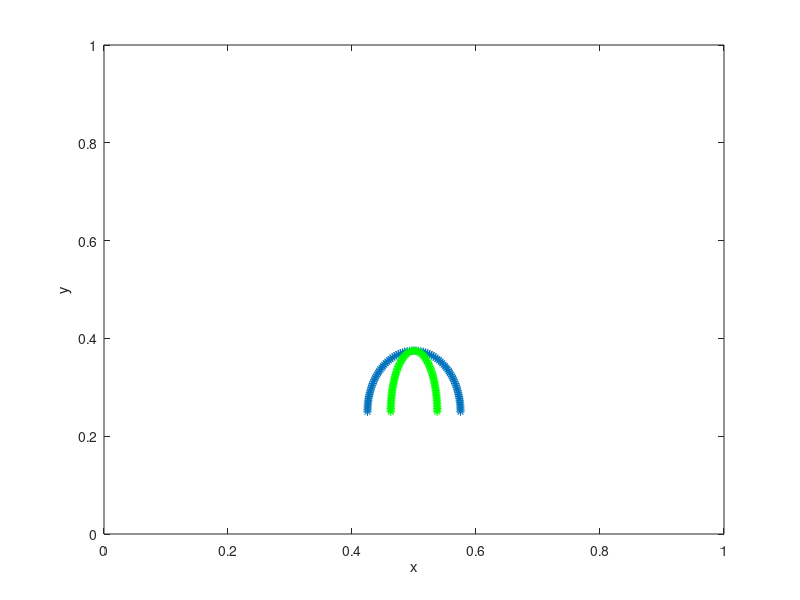

MATLAB code to generate this figure:
%-------------------------------------------------------------------------------------------------------------------%
%
% IB2d is an Immersed Boundary Code (IB) for solving fully coupled non-linear 
% 	fluid-structure interaction models. This version of the code is based off of
%	Peskin's Immersed Boundary Method Paper in Acta Numerica, 2002.
%
% Author: Nicholas A. Battista
% Email:  nick.battista@unc.edu
% Date Created: May 27th, 2015
% Institution: UNC-CH
%
% This code is capable of creating Lagrangian Structures using:
% 	1. Springs
% 	2. Beams (*torsional springs)
% 	3. Target Points
%	4. Muscle-Model (combined Force-Length-Velocity model, "HIll+(Length-Tension)")
%
% One is able to update those Lagrangian Structure parameters, e.g., spring constants, resting %%	lengths, etc
% 
% There are a number of built in Examples, mostly used for teaching purposes. 
% 
% If you would like us %to add a specific muscle model, please let Nick (nick.battista@unc.edu) know.
%
%--------------------------------------------------------------------------------------------------------------------%

%%%%%%%%%%%%%%%%%%%%%%%%%%%%%%%%%%%%%%%%%%%%%%%%%%%%%%%%%%%%%%%%%%%%%%%%%%%%%%%%%%%%%%
%
% FUNCTION: creates the RUBBERBAND-EXAMPLE geometry and prints associated input files
%
%%%%%%%%%%%%%%%%%%%%%%%%%%%%%%%%%%%%%%%%%%%%%%%%%%%%%%%%%%%%%%%%%%%%%%%%%%%%%%%%%%%%%%

function Jellyfish()

%
% Grid Parameters (MAKE SURE MATCHES IN input2d !!!)
%
Nx =  128;        % # of Eulerian Grid Pts. in x-Direction (MUST BE EVEN!!!)
Ny =  128;        % # of Eulerian Grid Pts. in y-Direction (MUST BE EVEN!!!)
Lx = 1.0;        % Length of Eulerian Grid in x-Direction
Ly = 1.0;        % Length of Eulerian Grid in y-Direction


% Immersed Structure Geometric / Dynamic Parameters %
ds = Lx/(2*Nx);  % Lagrangian Pt. Spacing (2x resolution of Eulerian grid)
rmax_1 = 0.5/4;         % Length of semi-major axis for PHASE ONE.
rmin_1 = 0.3/4;         % Length of semi-minor axis for PHASE ONE.
rmax_2 = 0.5/4;         % Length of semi-major axis for PHASE TWO.
rmin_2 = 0.15/4;        % Length of semi-minor axis for PHASE TWO.
struct_name = 'jelly'; % Name for .vertex, .spring, etc files.


% Call function to construct geometry for PHASE ONE
[xLag_1,yLag_1,C1] = give_Me_Immsersed_Boundary_Geometry_P1(ds,rmin_1,rmax_1);
N_lag = length(xLag_1);

% Call function construct geometry for PHASE TWO
[xLag_2,yLag_2,C2,ds2] = give_Me_Immsersed_Boundary_Geometry_P2(N_lag,rmin_2,rmax_2);


% Reflect Geometry
xLag_1 = [xLag_1 -xLag_1(end-1:-1:1)];
yLag_1 = [yLag_1  yLag_1(end-1:-1:1)];
xLag_2 = [xLag_2 -xLag_2(end-1:-1:1)];
yLag_2 = [yLag_2  yLag_2(end-1:-1:1)];


% Translate Geometry
yLag_1 = yLag_1 + 2*rmax_1;
xLag_1 = xLag_1 + Lx/2;
yLag_2 = yLag_2 + 2*rmax_1;
xLag_2 = xLag_2 + Lx/2;

% Gives RESTING-LENGTHS for each phase if interpolating resting lengths for springs
[RL_Bell,RL_Body] = give_Me_Phase_Resting_Lengths(xLag_1,yLag_1,xLag_2,yLag_2);





% Plot Geometry to test
plot(xLag_1,yLag_1,'r-'); hold on;
plot(xLag_1,yLag_1,'*'); hold on;
plot(xLag_2,yLag_2,'r-'); hold on;
plot(xLag_2,yLag_2,'g*'); hold on;
xlabel('x'); ylabel('y');
axis([0 1 0 1]);

% Prints .vertex file!
print_Lagrangian_Vertices(xLag_1,yLag_1,struct_name);


% Prints .spring file!
k_Spring = 1e7;
print_Lagrangian_Springs(xLag_1,yLag_1,k_Spring,struct_name,ds,ds2);


% Prints .beam file!
%k_Beam = 1e9;
%print_Lagrangian_Beams(xLag_1,yLag_1,k_Beam,C1,C2,struct_name);


% Prints .target file!
%k_Target = 1e7;
%print_Lagrangian_Target_Pts(xLag,k_Target,struct_name);

%%%%%%%%%%%%%%%%%%%%%%%%%%%%%%%%%%%%%%%%%%%%%%%%%%%%%%%%%%%%%%%%%%%%%%%%
%
% FUNCTION: prints VERTEX points to a file called rubberband.vertex
%
%%%%%%%%%%%%%%%%%%%%%%%%%%%%%%%%%%%%%%%%%%%%%%%%%%%%%%%%%%%%%%%%%%%%%%%%

function print_Lagrangian_Vertices(xLag,yLag,struct_name)

    N = length(xLag);

    vertex_fid = fopen([struct_name '.vertex'], 'w');

    fprintf(vertex_fid, '%d\n', N );

    %Loops over all Lagrangian Pts.
    for s = 1:N
        X_v = xLag(s);
        Y_v = yLag(s);
        fprintf(vertex_fid, '%1.16e %1.16e\n', X_v, Y_v);
    end

    fclose(vertex_fid); 
    
    %%%%%%%%%%%%%%%%%%%%%%%%%%%%%%%%%%%%%%%%%%%%%%%%%%%%%%%%%%%%%%%%%%%%%%%%
%
% FUNCTION: prints Vertex points to a file called rubberband.vertex
%
%%%%%%%%%%%%%%%%%%%%%%%%%%%%%%%%%%%%%%%%%%%%%%%%%%%%%%%%%%%%%%%%%%%%%%%%

function print_Lagrangian_Target_Pts(xLag,k_Target,struct_name)

    N = length(xLag);

    target_fid = fopen([struct_name '.target'], 'w');

    fprintf(target_fid, '%d\n', N );

    %Loops over all Lagrangian Pts.
    for s = 1:N
        fprintf(target_fid, '%d %1.16e\n', s, k_Target);
    end

    fclose(target_fid); 
    
    
%%%%%%%%%%%%%%%%%%%%%%%%%%%%%%%%%%%%%%%%%%%%%%%%%%%%%%%%%%%%%%%%%%%%%%%%%%%%%%%%%%%%%
%
% FUNCTION: prints BEAM (Torsional Spring) points to a file called rubberband.beam
%
%%%%%%%%%%%%%%%%%%%%%%%%%%%%%%%%%%%%%%%%%%%%%%%%%%%%%%%%%%%%%%%%%%%%%%%%%%%%%%%%%%%%%

function print_Lagrangian_Beams(xLag,yLag,k_Beam,C,C2,struct_name)

    % k_Beam: beam stiffness
    % C: beam curvature
    
    N = length(xLag); % NOTE: Total number of beams = Number of Total Lag Pts. - 2

    beam_fid = fopen([struct_name '.beam'], 'w');

    fprintf(beam_fid, '%d\n', N-2 );

    %spring_force = kappa_spring*ds/(ds^2);

    %BEAMS BETWEEN VERTICES
    for s = 2:N-1
            if  s <= N-1         
                fprintf(beam_fid, '%d %d %d %1.16e %1.16e\n',s-1, s, s+1, k_Beam, C(s) );  
            else
                %Case s=N
                fprintf(beam_fid, '%d %d %d %1.16e %1.16e\n',s-1, s, 1,   k_Beam, C(s) );  
            end
    end
    fclose(beam_fid); 

    %fprintf('\nHEADS UP! Print following into the update_Beams file!\n\n');
    %fprintf('\n\nFIRST COL: C1  2ND COL: C2 = \n');
    %for i=1:length(C2)
    %   fprintf('%d %d\n',C(i),C2(i));
    %end
    

%%%%%%%%%%%%%%%%%%%%%%%%%%%%%%%%%%%%%%%%%%%%%%%%%%%%%%%%%%%%%%%%%%%%%%%%
%
% FUNCTION: prints SPRING points to a file called rubberband.spring
%
%%%%%%%%%%%%%%%%%%%%%%%%%%%%%%%%%%%%%%%%%%%%%%%%%%%%%%%%%%%%%%%%%%%%%%%%

function print_Lagrangian_Springs(xLag,yLag,k_Spring,struct_name,ds1,ds2)

    N = length(xLag);

    N_springs = (N-1);   %(N-1) for around jellybell, (N-1)/2 for btwn bell sides
    
    spring_fid = fopen([struct_name '.spring'], 'w');
    
    fprintf(spring_fid, '%d\n', N_springs );

    %spring_force = kappa_spring*ds/(ds^2);

    %SPRINGS BETWEEN VERTICES
    for s = 1:N
            if s < N         
                x1 = xLag(s);    y1 = yLag(s);
                x2 = xLag(s+1);  y2 = yLag(s+1);
                ds = sqrt( (x1-x2)^2 + (y1-y2)^2 );
                fprintf(spring_fid, '%d %d %1.16e %1.16e\n', s, s+1, k_Spring, ds);  
            end
            
            % GEOMETRY IS NOT CLOSED!
            %else
            %    %Case s=N
            %    x1 = xLag(s);   y1 = yLag(s);
            %    x2 = xLag(1);   y2 = yLag(1);
            %    ds = sqrt( (x1-x2)^2 + (y1-y2)^2 );
            %    fprintf(spring_fid, '%d %d %1.16e %1.16e\n', s, 1,   k_Spring, ds);  
            %end
            
    end
    
    %SPRINGS BETWEEN ENDS OF JELLYFISH BELL
    for s=1:(N-1)/2
            x1 = xLag(s);    y1 = yLag(s);
            id2 = length(xLag) - (s-1);
            x2 = xLag( id2 );  y2 = yLag( id2 );
            ds(s) = sqrt( (x1-x2)^2 + (y1-y2)^2 );
            if s<=25
                strength = k_Spring/5e4;
            else
                strength = k_Spring/1e2;
            end
            fprintf(spring_fid, '%d %d %1.16e %1.16e\n', s, id2, strength, ds(s) );  
    end
    
    
    fprintf('\nHEADS UP! Print following into the update_Springs file!\n\n');
    
    fprintf('N_lagpts = %d (start of springs btwn bell sides)\n\n',N);
    fprintf('ds1 = %d and ds2 = %d\n\n',ds1,ds2);
    fprintf('MAKE SURE TO HARDCODE RESTING LENGTHS FOR BOTH PHASES IN UPDATE!\n\n');
    fprintf('dist_Vector = \n');
    for i=1:25 
       fprintf('%d\n',ds(i));
    end
    fprintf('\n');
    
    fclose(spring_fid); 
    
    

%%%%%%%%%%%%%%%%%%%%%%%%%%%%%%%%%%%%%%%%%%%%%%%%%%%%%%%%%%%%%%%%%%%%%%%%
%
% FUNCTION: gives actually ELLIPTICAL piece
%
%%%%%%%%%%%%%%%%%%%%%%%%%%%%%%%%%%%%%%%%%%%%%%%%%%%%%%%%%%%%%%%%%%%%%%%%

function [x,y,t] = compute_ELLIPTIC_Branch(ds,rmin,rmax,ang)

% ang: angle below positive x-axis where ellipse is to start
if ang < 0
    angEnd = abs(ang) + pi;
elseif ang == 0
    angEnd = pi;
end

%initiate
ct = 1;
t(1) = ang;
xN = rmin*cos(ang);   x(ct) = xN;
yN = rmax*sin(ang);   y(ct) = yN;

while t <= pi/2-ds; 
    
    %update counter
    ct = ct+1;
    
    xP = x(ct-1);           % x-Prev
    yP = y(ct-1);           % y-Prev
    
    tN = t(ct-1);                 % previous angle
    tF = tN + pi/20;         % far guess
    tGuess = (tN + tF)/2;   % guess
    
    xN1 = rmin*cos(tGuess);   % x-guess 
    yN1 = rmax*sin(tGuess);   % y-guess
    err = ( ds - sqrt( (xN1-xP)^2 + (yN1-yP)^2 ) );
    
    while abs(err) > 1e-6
       
       if err > 0
          
          tN = tGuess;              % Update 'close' PT. [tN,tGuess,tF]
          tGuess = (tN+tF)/2;       % New Guess
          xN1 = rmin*cos(tGuess);   % x-guess 
          yN1 = rmax*sin(tGuess);   % y-guess          
          
       elseif err < 0
           
          tF = tGuess;             % Update FAR PT. [tN,tGuess,tF] 
          tGuess = (tF+tN)/2;     % New Guess
          xN1 = rmin*cos(tGuess);   % x-guess 
          yN1 = rmax*sin(tGuess);   % y-guess  
          
       end
        
       %compute error
       err = ( ds - sqrt( (xN1-xP)^2 + (yN1-yP)^2 ) );
        
    end

    %save values
    x(ct) = xN1;
    y(ct) = yN1;
    
    %update
    t(ct)=tGuess;
    
end

x(ct) = rmin*cos(pi/2);  
y(ct) = rmax*sin(pi/2);  



%%%%%%%%%%%%%%%%%%%%%%%%%%%%%%%%%%%%%%%%%%%%%%%%%%%%%%%%%%%%%%%%%%%%%%%%
%
% FUNCTION: creates the Lagrangian structure geometry for PHASE ONE
%
%%%%%%%%%%%%%%%%%%%%%%%%%%%%%%%%%%%%%%%%%%%%%%%%%%%%%%%%%%%%%%%%%%%%%%%%

function [xLag,yLag,C] = give_Me_Immsersed_Boundary_Geometry_P1(ds,rmin,rmax)

% The immsersed structure is HALF an ellipse %

ang = 0;
[xLag,yLag,angs] = compute_ELLIPTIC_Branch(ds,rmin,rmax,ang);

C = compute_Curvatures(xLag,yLag);


%%%%%%%%%%%%%%%%%%%%%%%%%%%%%%%%%%%%%%%%%%%%%%%%%%%%%%%%%%%%%%%%%%%%%%%%
%
% FUNCTION: compute ELLIPTIC CIRCUMFERENCE
%
%%%%%%%%%%%%%%%%%%%%%%%%%%%%%%%%%%%%%%%%%%%%%%%%%%%%%%%%%%%%%%%%%%%%%%%%

function arcLength = compute_Ellipse_Circumference(a,b)

h = (a-b)^2 / (a+b)^2;
arcLength = pi*(a+b)*( 1 + 3*h / (10 + sqrt(4-3*h) ) );

%%%%%%%%%%%%%%%%%%%%%%%%%%%%%%%%%%%%%%%%%%%%%%%%%%%%%%%%%%%%%%%%%%%%%%%%
%
% FUNCTION: creates the Lagrangian structure geometry for PHASE TWO
%
%%%%%%%%%%%%%%%%%%%%%%%%%%%%%%%%%%%%%%%%%%%%%%%%%%%%%%%%%%%%%%%%%%%%%%%%

function [xLag,yLag,C,ds2] = give_Me_Immsersed_Boundary_Geometry_P2(N_lag,rmin2,rmax2)

% The immsersed structure is HALF an ellipse %

arcLength = compute_Ellipse_Circumference(rmin2,rmax2);

ds2 = (arcLength/4) / (N_lag-1);

ang = 0;
[xLag,yLag,angs] = compute_ELLIPTIC_Branch(ds2,rmin2,rmax2,ang);

C = compute_Curvatures(xLag,yLag);

%%%%%%%%%%%%%%%%%%%%%%%%%%%%%%%%%%%%%%%%%%%%%%%%%%%%%%%%%%%%%%%%%%%%%%%%
%
% FUNCTION: computes "curvature" of ellipse
% 
% NOTE: not curvature in the traditional geometric sense, in the 'discrete'
% sense through cross product.
%
%%%%%%%%%%%%%%%%%%%%%%%%%%%%%%%%%%%%%%%%%%%%%%%%%%%%%%%%%%%%%%%%%%%%%%%%

function C = compute_Curvatures(xLag,yLag)

%a-x component (rmin)
%b-y component (rmax)
%C = ab / ( sqrt( a^2*sin(t)^2 + b^2*cos(t)^2  )  )^3

N = length(xLag);
C = zeros( N );

%Note: needs to be done same order as you print .beam file!
for i=2:N-1
   
    %t = angs(i);
   %t = atan( rmin/rmax * tan(t) ); %phi parameter?
   %C(i) = -rmin*rmax / ( sqrt( (rmax*cos(t))^2 + (rmin*sin(t))^2 ) )^3;
   
   % Pts Xp -> Xq -> Xr (same as beam force calc.)
   Xp = xLag(i-1); Xq = xLag(i); Xr = xLag(i+1);
   Yp = yLag(i-1); Yq = yLag(i); Yr = yLag(i+1);
   
   C(i) = (Xr-Xq)*(Yq-Yp) - (Yr-Yq)*(Xq-Xp); %Cross product btwn vectors
   
   
end







%%%%%%%%%%%%%%%%%%%%%%%%%%%%%%%%%%%%%%%%%%%%%%%%%%%%%%%%%%%%%%%%%%%%%%%%
%
% FUNCTION: finds distances between all two phase for spring resting
%           lengths
%
%%%%%%%%%%%%%%%%%%%%%%%%%%%%%%%%%%%%%%%%%%%%%%%%%%%%%%%%%%%%%%%%%%%%%%%%

function [RL_Bell,RL_Body] = give_Me_Phase_Resting_Lengths(xLag_1,yLag_1,xLag_2,yLag_2)

N = length(xLag_1);
Ntest=length(xLag_2);

if N~=Ntest
   error('NUMBER OF LAG PTS BETWEEN PHASES ARE DIFFERENT!!!!!!');
end

RL_Bell = zeros( (N-1)/2,2);
RL_Body = zeros(N-1,2);

for s=1:(N-1)/2
   
   x1 = xLag_1(s); y1 = yLag_1(s);
   id2 = N - (s-1);
   x2 = xLag_1(id2); y2 = yLag_1(id2);
   dist = sqrt( (x1-x2)^2 + (y1-y2)^2 );
   RL_Bell(s,1) = dist; 
   
   x1 = xLag_2(s); y1 = yLag_2(s);
   id2 = N - (s-1);
   x2 = xLag_2(id2); y2 = yLag_2(id2);
   dist = sqrt( (x1-x2)^2 + (y1-y2)^2 );
   RL_Bell(s,2) = dist; 
   
end

for s=1:N-1
   
   x1 = xLag_1(s); y1 = yLag_1(s);
   x2 = xLag_1(s+1); y2 = yLag_1(s+1);
   dist = sqrt( (x1-x2)^2 + (y1-y2)^2 );
   RL_Body(s,1) = dist; 
   
   x1 = xLag_2(s); y1 = yLag_2(s);
   x2 = xLag_2(s+1); y2 = yLag_2(s+1);
   dist = sqrt( (x1-x2)^2 + (y1-y2)^2 );
   RL_Body(s,2) = dist; 
    
end
